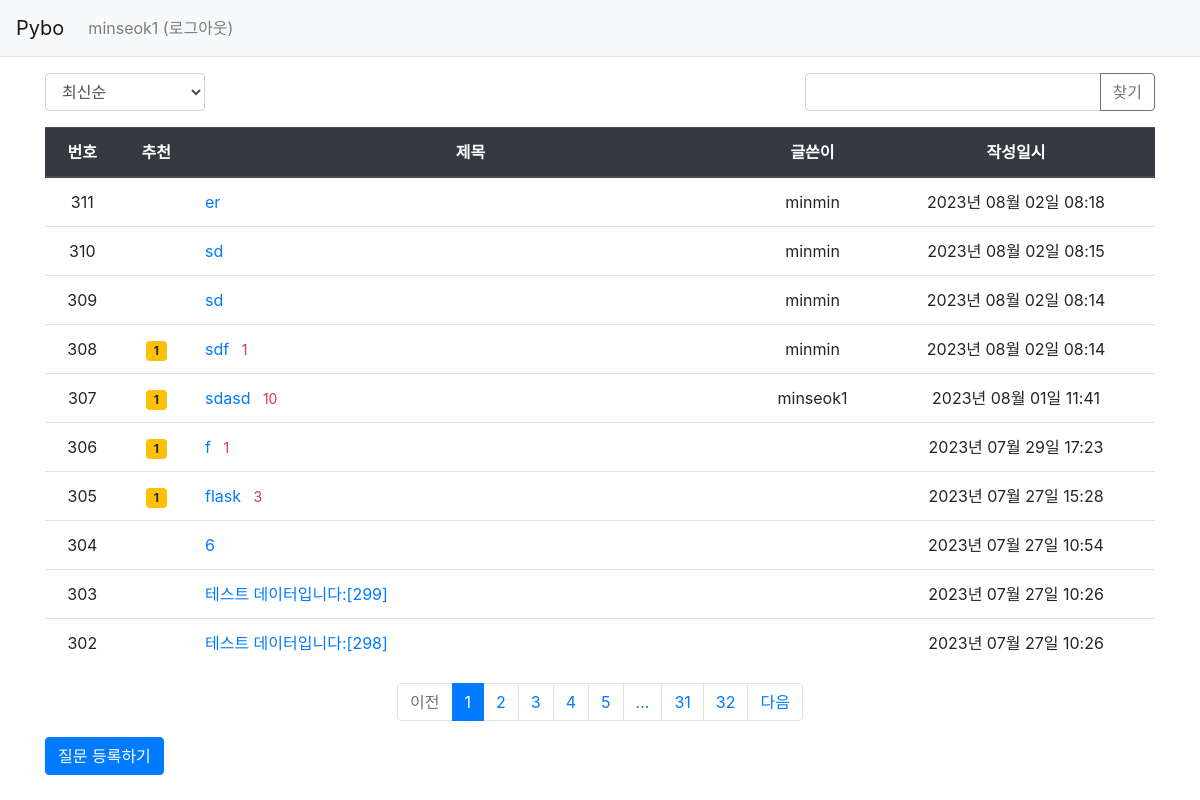
The page /question/list/ (signed in) on the database its author committed.
### pybo/models.py (models this page shows)
class User(db.Model):
    id = db.Column(db.Integer, primary_key=True)
    username = db.Column(db.String(200), unique=True, nullable=False)
    password = db.Column(db.String(200), nullable=False)
    email = db.Column(db.String(120), unique=True, nullable=False)

class Question(db.Model):
    id = db.Column(db.Integer, primary_key=True)
    subject = db.Column(db.String(200), nullable=False)
    content = db.Column(db.Text(), nullable=False)
    create_date = db.Column(db.DateTime(), nullable=False)
    user_id = db.Column(db.Integer, db.ForeignKey('user.id', ondelete='CASCADE'), nullable=True)
    user = db.relationship('User', backref=db.backref('question_set'))
    modify_date = db.Column(db.DateTime(), nullable=True)
    voter = db.relationship('User', secondary=question_voter, backref=db.backref('question_voter_set'))

### pybo/views/question_views.py (the view, shortened to what this page needs)
@bp.route('/list/')
def _list():
    page = request.args.get('page', type=int, default=1)
    kw = request.args.get('kw', type=str, default='')
    so = request.args.get('so', type=str, default='recent')
    if so == 'recommend':
        sub_query = db.session.query(question_voter.c.question_id, func.count('*').label('num_voter')) \
            .group_by(question_voter.c.question_id).subquery()
        question_list = Question.query \
            .outerjoin(sub_query, Question.id == sub_query.c.question_id) \
            .order_by(sub_query.c.num_voter.desc(), Question.create_date.desc())
    elif so == 'popular':
        sub_query = db.session.query(Answer.question_id, func.count('*').label('num_answer')) \
            .group_by(Answer.question_id).subquery()
        question_list = Question.query \
            .outerjoin(sub_query, Question.id == sub_query.c.question_id) \
            .order_by(sub_query.c.num_answer.desc(), Question.create_date.desc())
    else:  # recent
        question_list = Question.query.order_by(Question.create_date.desc())
    question_list = question_list.paginate(page=page, per_page=10, error_out=False)
    return render_template('question/question_list.html', question_list=question_list, page=page, kw=kw, so=so)

### pybo/filter.py (called while the page is built)
def format_datetime(value, fmt='%Y년 %m월 %d일 %H:%M'):
    return value.strftime(fmt)

### pybo/views/auth_views.py (called while the page is built)
@bp.before_app_request
def load_logged_in_user():
    user_id = session.get('user_id')
    if user_id is None:
        g.user = None
    else:
        g.user = User.query.get(user_id)

### pybo/templates/question/question_list.html (shortened to what this page needs)
{% extends 'base.html' %}
{% block content %}
<div class="container my-3">
    <div class="row justify-content-between my-3">
        <div class="col-2">
            <select class="form-control so">
                <option value="recent" {% if so=='recent' %}selected{% endif %}>최신순</option>
            </select>
        </div>
        <div class="col-4 input-group">
            <input type="text" class="form-control kw" value="{{ kw or '' }}">
            <div class="input-group-append">
                <button class="btn btn-outline-secondary" type="button" id="btn_search">찾기</button>
            </div>
        </div>
    </div>
    <table class="table">
        <thead>
        <tr class="text-center thead-dark">
            <th>번호</th>
            <th>추천</th>
            <th style="width:50%">제목</th>
            <th>글쓴이</th>
            <th>작성일시</th>
        </tr>
        </thead>
        <tbody>
        {% if question_list %}
        {% for question in question_list.items %}
        <tr class="text-center">
            <td>{{ question_list.total - ((question_list.page-1) * question_list.per_page) - loop.index0 }}</td>
            <td>
                {% if question.voter|length > 0 %}
                <span class="badge badge-warning px-2 py-1">{{ question.voter|length }}</span>
                {% endif %}
            </td>
            <td class="text-left">
                <a href="{{ url_for('question.detail', question_id=question.id) }}">{{ question.subject }}</a>
                {% if question.answer_set|length > 0 %}
                <span class="text-danger small ml-2">{{ question.answer_set|length }}</span>
                {% endif %}
            </td>
            <td>{{ question.user.username }}</td>
            <td>{{ question.create_date|datetime }}</td>
        </tr>
        {% endfor %}
        {% else %}
        <tr>
            <td colspan="3">질문이 없습니다.</td>
        </tr>
        {% endif %}
        </tbody>
    </table>
    <ul class="pagination justify-content-center">
        {% if question_list.has_prev %}
        <li class="page-item">
            <a class="page-link" data-page="{{ question_list.prev_num }}" href="#">이전</a>
        </li>
        {% else %}
        <li class="page-item disabled">
            <a class="page-link" tabindex="-1" aria-disabled="true" href="#">이전</a>
        </li>
        {% endif %}
        {% for page_num in question_list.iter_pages() %}
            {% if page_num %}
                {% if page_num != question_list.page %}
                <li class="page-item">
                    <a class="page-link" data-page="{{ page_num }}" href="#">{{ page_num }}</a>
                </li>
                {% else %}
                <li class="page-item active" aria-current="page">
                    <a class="page-link" href="#">{{ page_num }}</a>
                </li>
                {% endif %}
           {% else %}
                <li class="disabled">
                    <a class="page-link" href="#">...</a>
                </li>
           {% endif %}
        {% endfor %}
        {% if question_list.has_next %}
        <li class="page-item">
            <a class="page-link" data-page="{{ question_list.next_num }}" href="#">다음</a>
        </li>
        {% else %}
        <li class="page-item disabled">
            <a class="page-link" tabindex="-1" aria-disabled="true" href="#">다음</a>
        </li>
        {% endif %}
    </ul>
    <a href="{{ url_for('question.create') }}" class="btn btn-primary">질문 등록하기</a>
</div>
{% endblock %}

### pybo/templates/navbar.html (shortened to what this page needs)
<nav class="navbar navbar-expand-lg navbar-light bg-light border-bottom">
  <a class="navbar-brand" href="{{ url_for('main.index') }}">Pybo</a>
  <div class="collapse navbar-collapse flex-grow-0" id="navbarNav">
    {% if g.user %}
    <ul class="navbar-nav">
      <li class="nav-item">
        <a class="nav-link" href="{{ url_for('auth.logout') }}">{{ g.user.username }} (로그아웃)</a>
      </li>
    </ul>
    {% endif %}
  </div>
</nav>

### rows shown on the page
User: user.username "minseok1"
Question: total "311", subject "er", user.username "minmin", create_date "2023년 08월 02일 08:18"
Question: total "310", subject "sd", user.username "minmin", create_date "2023년 08월 02일 08:15"
Question: total "309", subject "sd", user.username "minmin", create_date "2023년 08월 02일 08:14"
Question: total "308", voter|length "1", subject "sdf", answer_set|length "1", user.username "minmin", create_date "2023년 08월 02일 08:14"
Question: total "307", voter|length "1", subject "sdasd", answer_set|length "10", user.username "minseok1", create_date "2023년 08월 01일 11:41"
Question: total "306", voter|length "1", subject "f", answer_set|length "1", create_date "2023년 07월 29일 17:23"
Question: total "305", voter|length "1", subject "flask", answer_set|length "3", create_date "2023년 07월 27일 15:28"
Question: total "304", subject "6", create_date "2023년 07월 27일 10:54"
Question: total "303", subject "테스트 데이터입니다:[299]", create_date "2023년 07월 27일 10:26"
Question: total "302", subject "테스트 데이터입니다:[298]", create_date "2023년 07월 27일 10:26"

### other values the page prints
{{ page_num }} "1"
{{ page_num }} "2" "3" "4" "5" "31" "32"
